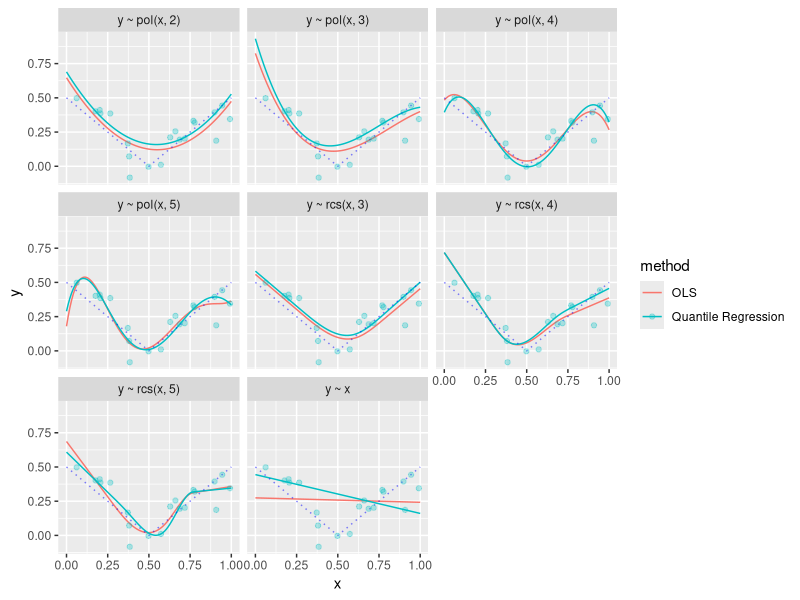

Here is the R script that generated this plot:
# title: Non-Interactive Demo of Polynomial and Spline Fitting with OLS and quantile regression and how to use a list of models
# major: regression modeling
# minor: curve fitting
# Quick way to compare multiple types of OLS and quantile regression fits 

set.seed(1)
n <- 20
x <- runif(n)
y <- abs(x - 0.5) + rnorm(n, mean=0, sd=.1)
require(rms)
require(ggplot2)
mods <- list(y ~ x, y ~ pol(x, 2), y ~ pol(x, 3), y ~ pol(x, 4),
             y ~ pol(x, 5), y ~ rcs(x, 3), y ~ rcs(x, 4), y ~ rcs(x, 5))
z <- NULL
xeval <- seq(0, 1, length=100)
xd    <- data.frame(x=xeval)
for(method in c('OLS', 'Quantile Regression')) {
  for(mod in mods) {
    f <- switch(method,
                OLS=ols(mod),
                'Quantile Regression'=Rq(mod))
    p <- predict(f, newdata=xd)
    z <- rbind(z, data.frame(method=method, model=deparse(mod), x=xeval, y=p))
  }
}
d <- data.frame(x, y)
dtrue <- data.frame(x=c(0, .5, 1), y=c(.5, 0, .5))
ggplot(z, aes(x=x, y=y, color=method)) + geom_line() +
  geom_line(data=dtrue, color='blue', alpha=.5, linetype='dotted') +
  geom_point(data=d, alpha=.3) +
  facet_wrap(~ model)
